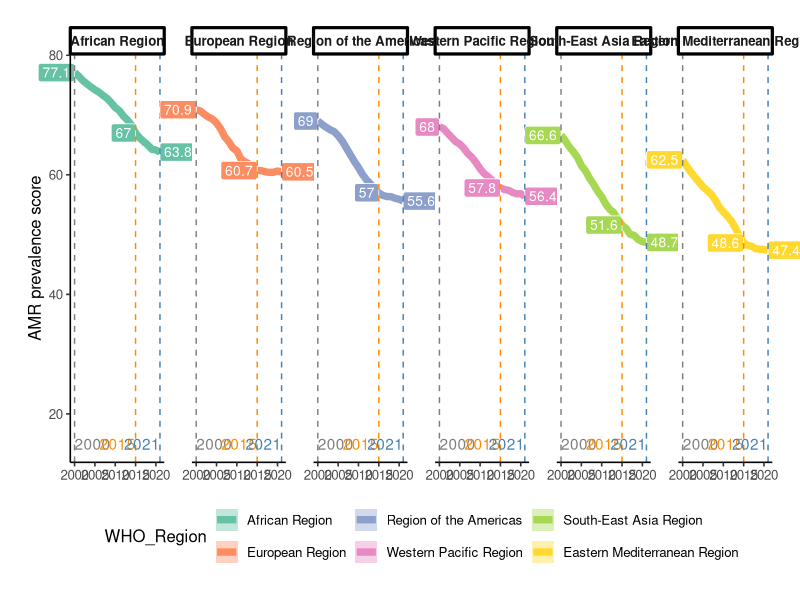

Reproduce this figure in R.
# Load required libraries
library(ggplot2)
library(dplyr)
library(readr)
library(RColorBrewer)

# Read data
data <- read_csv("../data/fig3B.csv")

# Set grouping variable (WHO_Region)
group_var <- "WHO_Region"

# Define custom WHO region order
ordered_who <- c(
  "African Region",
  "European Region",
  "Region of the Americas",
  "Western Pacific Region",
  "South-East Asia Region",
  "Eastern Mediterranean Region"
)

data[[group_var]] <- factor(data[[group_var]], levels = ordered_who)

# Reference years for annotation
year_labels <- c(2000, 2015, 2021)

# Compute mean values for each region in key reference years
mean_labels <- data %>%
  filter(year %in% year_labels) %>%
  group_by(.data[[group_var]], year) %>%
  summarise(value = round(mean(value, na.rm = TRUE), 1), .groups = "drop") %>%
  mutate(hjust = ifelse(year == 2021, 0, 1))

# Begin plotting
p <- ggplot(data, aes(x = year, y = value)) +
  
  # Standard deviation band
  stat_summary(
    aes(fill = .data[[group_var]]),
    fun.data = mean_sdl, fun.args = list(mult = 1),
    geom = "ribbon", alpha = 0.4, color = NA
  ) +
  
  # Mean trend line
  stat_summary(
    aes(color = .data[[group_var]]),
    fun = mean, geom = "line", size = 2.5
  ) +
  
  # Mean value labels
  geom_label(
    data = mean_labels,
    aes(x = year, y = value, label = value, fill = .data[[group_var]], hjust = hjust),
    color = "white", size = 3.5, show.legend = FALSE
  ) +
  
  # Vertical reference lines and annotations
  geom_vline(xintercept = 2000, linetype = "dashed", color = "grey50") +
  geom_vline(xintercept = 2015, linetype = "dashed", color = "darkorange") +
  geom_vline(xintercept = 2021, linetype = "dashed", color = "steelblue") +
  annotate("text", x = 2000, y = 15, label = "2000", hjust = 0, color = "grey50") +
  annotate("text", x = 2015, y = 15, label = "2015", hjust = 1, color = "darkorange") +
  annotate("text", x = 2021, y = 15, label = "2021", hjust = 1, color = "steelblue") +
  
  # Faceting and color scheme
  facet_wrap(as.formula(paste("~", group_var)), nrow = 1) +
  
  # Apply Set2 color palette
  scale_color_brewer(palette = "Set2") +
  scale_fill_brewer(palette = "Set2") +
  
  # Labels and theme settings
  labs(
    x = NULL,
    y = "AMR prevalence score",
    color = group_var,
    fill = group_var
  ) +
  
  # Adjust theme, legend, and spacing
  theme_classic(base_size = 12) +
  theme(
    strip.text = element_text(face = "bold"),
    plot.title = element_text(size = 16, face = "bold"),
    legend.position = "bottom",
    plot.margin = margin(rep(20, 4)),
    panel.spacing = unit(20, "pt")
  ) +
  coord_cartesian(clip = "off")

# Save as PDF
ggsave("../output/fig3B.pdf",
       plot = p, width = 14, height = 6)
